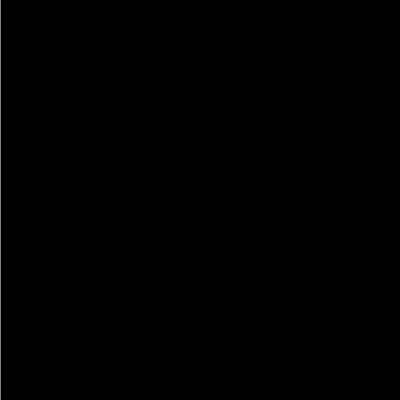
Frame 1 (no input)
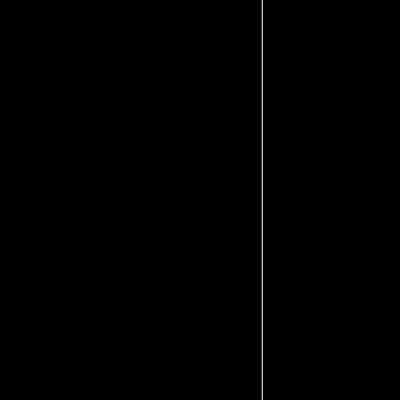
Frame 60 (no input)
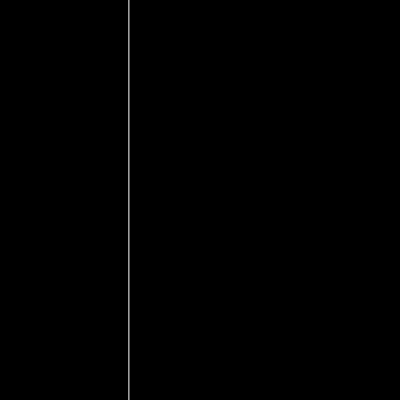
Frame 120 (the mouse pressed at the canvas centre since frame 60)

The p5.js sketch that drew these frames (run headless with seeded random() and noise() and a simulated clock; from frame 60 on, the mouse is pressed at the canvas centre):

// p5.js sketch
// ── sketch.js
let p;
let x = 0;
let frame = 30;
let interval = 3000;
let time1 = 3000;
let milliseconds = 0;

function setup() {
  createCanvas(400, 400);
  setInterval(paragraphIn,time1);
}

function paragraphIn()
{
  p = createP("A common text");
  p.style("background-color",color(255,0,0));
  p.style("width", "max-content");
}

function draw() {
  milliseconds = millis();
  print(milliseconds);
  
  frameRate(frame);
  
  background(0);
  
  stroke(255);
  line(x,0,x,height);
  
  if(x >= width)
  {
    x = 0;
  }
  x += (width/frame) / 3;
}
